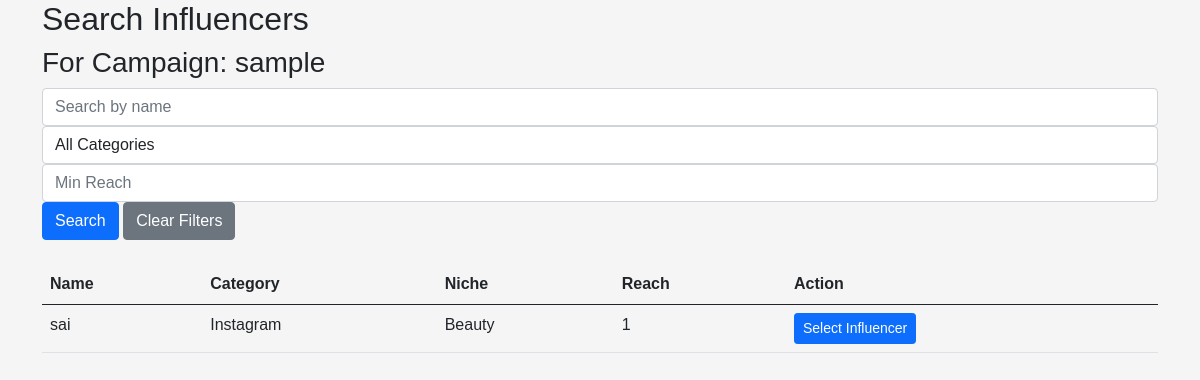
The page /search_influencers?campaign_id=1 (signed in) on the database its author committed.
### backend/models.py (models this page shows)
class Campaign(db.Model):
    __tablename__ = 'campaigns'
    id = db.Column(db.Integer, primary_key=True)
    sponsor_id = db.Column(db.Integer, db.ForeignKey('sponsors.id'), nullable=False)
    name = db.Column(db.String(100), nullable=False)
    description = db.Column(db.Text)
    start_date = db.Column(db.Date, nullable=False)
    end_date = db.Column(db.Date, nullable=False)
    budget = db.Column(db.Float, nullable=False)
    visibility = db.Column(db.Enum('public', 'private'), nullable=False)
    goals = db.Column(db.Text)
    sponsor = relationship('Sponsor', back_populates='campaigns')
    ad_requests = relationship('AdRequest', back_populates='campaign')
    requests = relationship('CampaignRequest', back_populates='campaign')

class Influencer(db.Model):
    __tablename__ = 'influencers'
    id = db.Column(db.Integer, primary_key=True)
    user_id = db.Column(db.Integer, db.ForeignKey('users.id'), unique=True, nullable=False)
    name = db.Column(db.String(100), nullable=False)
    category = db.Column(db.String(100))
    niche = db.Column(db.String(100))
    reach = db.Column(db.Integer)
    user = relationship('User', backref=db.backref('influencer', uselist=False))
    ad_requests = relationship('AdRequest', back_populates='influencer')
    requests = relationship('CampaignRequest', back_populates='influencer')

### backend/controller.py (the view)
@app.route("/search_influencers")
@login_required
def search_influencers():
    if current_user.role != "sponsor":
        flash("Access denied.")
        return redirect(url_for("home"))
    query = request.args.get("query")
    category = request.args.get("category")
    min_reach = request.args.get("min_reach")
    campaign_id = request.args.get("campaign_id")
    influencers = Influencer.query
    if query:
        influencers = influencers.filter(Influencer.name.ilike(f"%{query}%"))
    if category:
        influencers = influencers.filter_by(category=category)
    if min_reach:
        influencers = influencers.filter(Influencer.reach >= int(min_reach))
    influencers = influencers.all()
    campaign = None
    if campaign_id:
        campaign = Campaign.query.get(campaign_id)
    return render_template("search_influencers.html", influencers=influencers, campaign=campaign)

### app.py (called while the page is built)
def init_app():
    app = Flask(__name__)
    app.secret_key = 'fsfdgdsgs'
    app.debug = True
    app.config['SQLALCHEMY_DATABASE_URI'] = 'sqlite:///iescp.db'
    db.init_app(app)
    app.app_context().push()
    login_manager = LoginManager()
    login_manager.login_view = 'controller.login'
    login_manager.init_app(app)
    @login_manager.user_loader
    def load_user(id):
        return User.query.get(int(id))
    print("app started....")
    return app

### templates/search_influencers.html (shortened to what this page needs)
{% extends "base.html" %}
{% block content %}
<div class="container">
    <h2>Search Influencers</h2>
    {% if campaign %}
    <h3>For Campaign: {{ campaign.name }}</h3>
    {% endif %}
    <form action="{{ url_for('search_influencers') }}" method="GET" class="mb-4">
        <div class="form-row">
            <div class="col">
                <input type="text" name="query" class="form-control" placeholder="Search by name" value="{{ request.args.get('query', '') }}">
            </div>
            <div class="col">
                <select name="category" class="form-control">
                    <option value="">All Categories</option>
                </select>
            </div>
            <div class="col">
                <input type="number" name="min_reach" class="form-control" placeholder="Min Reach" value="{{ request.args.get('min_reach', '') }}">
            </div>
            <div class="col">
                <button type="submit" class="btn btn-primary">Search</button>
                <a href="{{ url_for('search_influencers', campaign_id=campaign.id if campaign else None) }}" class="btn btn-secondary">Clear Filters</a>
            </div>
        </div>
    </form>
    <table class="table">
        <thead>
            <tr>
                <th>Name</th>
                <th>Category</th>
                <th>Niche</th>
                <th>Reach</th>
                <th>Action</th>
            </tr>
        </thead>
        <tbody>
            {% for influencer in influencers %}
            <tr>
                <td>{{ influencer.name }}</td>
                <td>{{ influencer.category }}</td>
                <td>{{ influencer.niche }}</td>
                <td>{{ influencer.reach }}</td>
                <td>
                    {% if campaign %}
                        <a href="{{ url_for('create_ad_request', campaign_id=campaign.id, influencer_id=influencer.id) }}" class="btn btn-primary btn-sm">Select Influencer</a>
                    {% else %}
                        <span class="text-muted">No Campaign Selected</span>
                    {% endif %}
                </td>
            </tr>
            {% endfor %}
        </tbody>
    </table>
</div>
{% endblock %}

### static/css/styles.css (style rules this page uses)
body { font-family: Arial, sans-serif; background-color: #f5f5f5; }

### rows shown on the page
Campaign: name "sample"
Influencer: name "sai", category "Instagram", niche "Beauty", reach "1"
